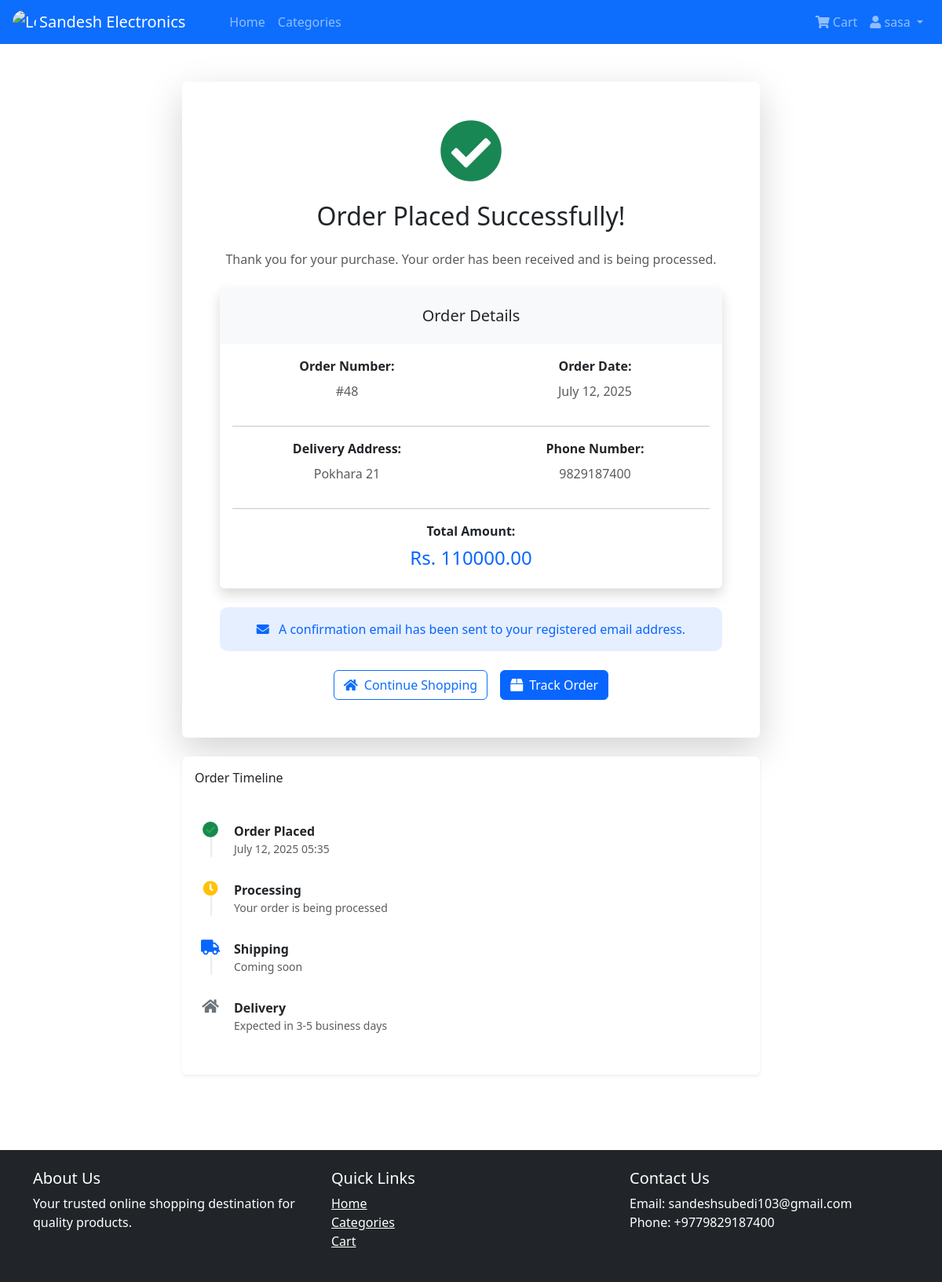
Page /checkout/success/48/ (signed in) on the committed database.
### products/models.py (models this page shows, shortened)
class Order(models.Model):
    user = models.ForeignKey(settings.AUTH_USER_MODEL, on_delete=models.CASCADE, related_name="orders")
    delivery_address = models.TextField()
    phone_number = models.CharField(max_length=15)
    total_price = models.DecimalField(max_digits=10, decimal_places=2)
    payment_proof = models.FileField(upload_to='products/payment', null=True, blank=True)  # Allow null for testing
    created_at = models.DateTimeField(auto_now_add=True)
    updated_at = models.DateTimeField(auto_now=True)
    status = models.CharField(
        max_length=20,
        choices=[
            ('Pending', 'Pending'),
            ('Processing', 'Processing'),
            ('Shipped', 'Shipped'),
            ('Delivered', 'Delivered'),
            ('Cancelled', 'Cancelled'),
        ],
        default='Pending',
    )

### products/views.py (the view)
# urls.py: path('checkout/success/<int:order_id>/', views.checkout_success, name='checkout_success'),
@login_required(login_url='login')
def checkout_success(request, order_id):
    try:
        order = Order.objects.get(id=order_id, user=request.user)
    except Order.DoesNotExist:
        messages.error(request, "Order not found.")
        return redirect('cart')  # Replace 'cart' with the appropriate URL name
    context = {
        'order': order,
        'qr_code_path': f"{settings.MEDIA_URL}qr_codes/order_{order.id}.png",  # Update to your QR code path
    }
    return render(request, 'products/checkout_success.html', context)

### products/templates/products/checkout_success.html (shortened to what this page needs)
{% extends 'products/base.html' %}
{% load static %}
{% block start %}
<div class="container my-5">
    <div class="row justify-content-center">
        <div class="col-md-8">
            <div class="card shadow-lg border-0">
                <div class="card-body text-center p-5">
                    <div class="mb-4">
                        <i class="fas fa-check-circle text-success" style="font-size: 5rem;"></i>
                    </div>
                    <h2 class="mb-4">Order Placed Successfully!</h2>
                    <p class="text-muted mb-4">Thank you for your purchase. Your order has been received and is being processed.</p>
                    <div class="card mb-4">
                        <div class="card-header bg-light">
                            <h5 class="mb-0">Order Details</h5>
                        </div>
                        <div class="card-body">
                            <div class="row">
                                <div class="col-sm-6">
                                    <p class="mb-2"><strong>Order Number:</strong></p>
                                    <p class="text-muted">#{{ order.id }}</p>
                                </div>
                                <div class="col-sm-6">
                                    <p class="mb-2"><strong>Order Date:</strong></p>
                                    <p class="text-muted">{{ order.created_at|date:"F d, Y" }}</p>
                                </div>
                            </div>
                            <hr>
                            <div class="row">
                                <div class="col-sm-6">
                                    <p class="mb-2"><strong>Delivery Address:</strong></p>
                                    <p class="text-muted">{{ order.delivery_address }}</p>
                                </div>
                                <div class="col-sm-6">
                                    <p class="mb-2"><strong>Phone Number:</strong></p>
                                    <p class="text-muted">{{ order.phone_number }}</p>
                                </div>
                            </div>
                            <hr>
                            <div class="row">
                                <div class="col-12">
                                    <p class="mb-2"><strong>Total Amount:</strong></p>
                                    <h4 class="text-primary">Rs. {{ order.total_price }}</h4>
                                </div>
                            </div>
                        </div>
                    </div>
                    <div class="alert alert-info" role="alert">
                        <i class="fas fa-envelope me-2"></i>
                        A confirmation email has been sent to your registered email address.
                    </div>
                    <div class="d-grid gap-2 d-md-flex justify-content-center mt-4">
                        <a href="{% url 'homepage' %}" class="btn btn-outline-primary me-md-2">
                            <i class="fas fa-home me-2"></i>Continue Shopping
                        </a>
                        <a href="{% url 'profile' %}" class="btn btn-primary">
                            <i class="fas fa-box me-2"></i>Track Order
                        </a>
                    </div>
                </div>
            </div>
            <div class="card shadow-sm mt-4">
                <div class="card-body">
                    <h5 class="card-title mb-4">Order Timeline</h5>
                    <div class="timeline">
                        <div class="timeline-item active">
                            <i class="fas fa-check-circle text-success"></i>
                            <p class="mb-0"><strong>Order Placed</strong></p>
                            <p class="text-muted small">{{ order.created_at|date:"F d, Y H:i" }}</p>
                        </div>
                        <div class="timeline-item">
                            <i class="fas fa-clock text-warning"></i>
                            <p class="mb-0"><strong>Processing</strong></p>
                            <p class="text-muted small">Your order is being processed</p>
                        </div>
                        <div class="timeline-item">
                            <i class="fas fa-truck text-primary"></i>
                            <p class="mb-0"><strong>Shipping</strong></p>
                            <p class="text-muted small">Coming soon</p>
                        </div>
                        <div class="timeline-item">
                            <i class="fas fa-home text-secondary"></i>
                            <p class="mb-0"><strong>Delivery</strong></p>
                            <p class="text-muted small">Expected in 3-5 business days</p>
                        </div>
                    </div>
                </div>
            </div>
        </div>
    </div>
</div>
{% endblock %}

### products/templates/products/base.html (shortened to what this page needs)
{% load static %}
<!DOCTYPE html>
<html lang="en">
<head>
    <link href="https://cdn.jsdelivr.net/npm/bootstrap@5.3.0/dist/css/bootstrap.min.css" rel="stylesheet">
    <link rel="stylesheet" href="https://cdnjs.cloudflare.com/ajax/libs/font-awesome/5.15.4/css/all.min.css">
    <link rel="stylesheet" href="{% static 'products/css/style.css' %}">
</head>
<body>
    <nav class="navbar navbar-expand-lg navbar-dark bg-primary">
        <div class="container-fluid px-3">
            <a class="navbar-brand d-flex align-items-center ps-0 me-5" href="{% url 'homepage' %}">
                <img src="{% static 'products/images/logo.jpg' %}" alt="Logo" height="30" width="30" class="me-1 logo-img">
                Sandesh Electronics
            </a>
            <div class="collapse navbar-collapse" id="navbarNav">
                <ul class="navbar-nav me-auto">
                    <li class="nav-item">
                        <a class="nav-link" href="{% url 'homepage' %}">Home</a>
                    </li>
                    <li class="nav-item">
                        <a class="nav-link" href="{% url 'category' %}">Categories</a>
                    </li>
                </ul>
                <ul class="navbar-nav">
                    {% if user.is_authenticated %}
                        <li class="nav-item">
                            <a class="nav-link" href="{% url 'cart' %}">
                                <i class="fas fa-shopping-cart"></i> Cart
                            </a>
                        </li>
                        <li class="nav-item dropdown">
                            <a class="nav-link dropdown-toggle" href="#" id="userDropdown" role="button"
                               data-bs-toggle="dropdown" aria-expanded="false">
                                <i class="fas fa-user"></i> {{ user.username }}
                            </a>
                        </li>
                    {% endif %}
                </ul>
            </div>
        </div>
    </nav>
    <main class="flex-grow-1">
        {% block start %}{% endblock %}
    </main>
    <footer class="bg-dark text-white py-4 mt-5">
        <div class="container">
            <div class="row">
                <div class="col-md-4">
                    <h5>About Us</h5>
                    <p>Your trusted online shopping destination for quality products.</p>
                </div>
                <div class="col-md-4">
                    <h5>Quick Links</h5>
                    <ul class="list-unstyled">
                        <li><a href="{% url 'homepage' %}" class="text-white">Home</a></li>
                        <li><a href="{% url 'category' %}" class="text-white">Categories</a></li>
                        {% if user.is_authenticated %}
                            <li><a href="{% url 'cart' %}" class="text-white">Cart</a></li>
                        {% endif %}
                    </ul>
                </div>
                <div class="col-md-4">
                    <h5>Contact Us</h5>
                    <p>Email: sandeshsubedi103@gmail.com<br>Phone: +9779829187400</p>
                </div>
            </div>
        </div>
    </footer>
</body>
</html>

### products/static/products/css/style.css (style rules this page uses)
.card-body { padding: 1rem; }
.card-title { font-size: 1rem; margin-bottom: 0.5rem; line-height: 1.4; }
html, body { height: 100%; margin: 0; }
body { display: flex; flex-direction: column; min-height: 100vh; }
main { flex: 1 0 auto; }
footer { flex-shrink: 0; background-color: #0866FF !important; background-color: #2b3035 !important; background-color: #1a1a1a !important; }
.card { border: none; box-shadow: 0 0.5rem 1rem rgba(0, 0, 0, 0.15); }
.card-header { border-bottom: none; padding: 1.5rem; }
.btn-primary { background-color: #0866FF; border-color: #0866FF; }
.text-primary { color: #0866FF !important; }
.alert { border: none; border-radius: 10px; }
.alert-info { background-color: rgba(8, 102, 255, 0.1); color: #0866FF; }
.fa-check-circle { animation: checkmark 0.5s ease-in-out; }

### products/templates/products/base.html (style rules this page uses)
.logo-img { border-radius: 50%; object-fit: cover; }

### products/templates/products/checkout_success.html (style rules this page uses)
.timeline { position: relative; padding: 20px 0; }
.timeline-item { padding-left: 50px; position: relative; margin-bottom: 30px; }
.timeline-item:last-child { margin-bottom: 0; }
.timeline-item:before { content: ''; position: absolute; left: 20px; top: 0; height: 100%; width: 2px; background-color: #e9ecef; }
.timeline-item:last-child:before { display: none; }
.timeline-item i { position: absolute; left: 10px; top: 0; width: 20px; height: 20px; background: white; border-radius: 50%; display: flex; align-items: center; justify-content: center; font-size: 1.2rem; }
.timeline-item.active i { background-color: #28a745; color: white; }
.card { transition: transform 0.2s ease-in-out; }
.btn { transition: all 0.3s ease; }

### rows in the picture
Order: id "48", created_at "July 12, 2025", delivery_address "Pokhara 21", phone_number "9829187400", total_price "110000.00", created_at "July 12, 2025 05:35"

### other values in the picture
{{ user.username }} "sasa"
